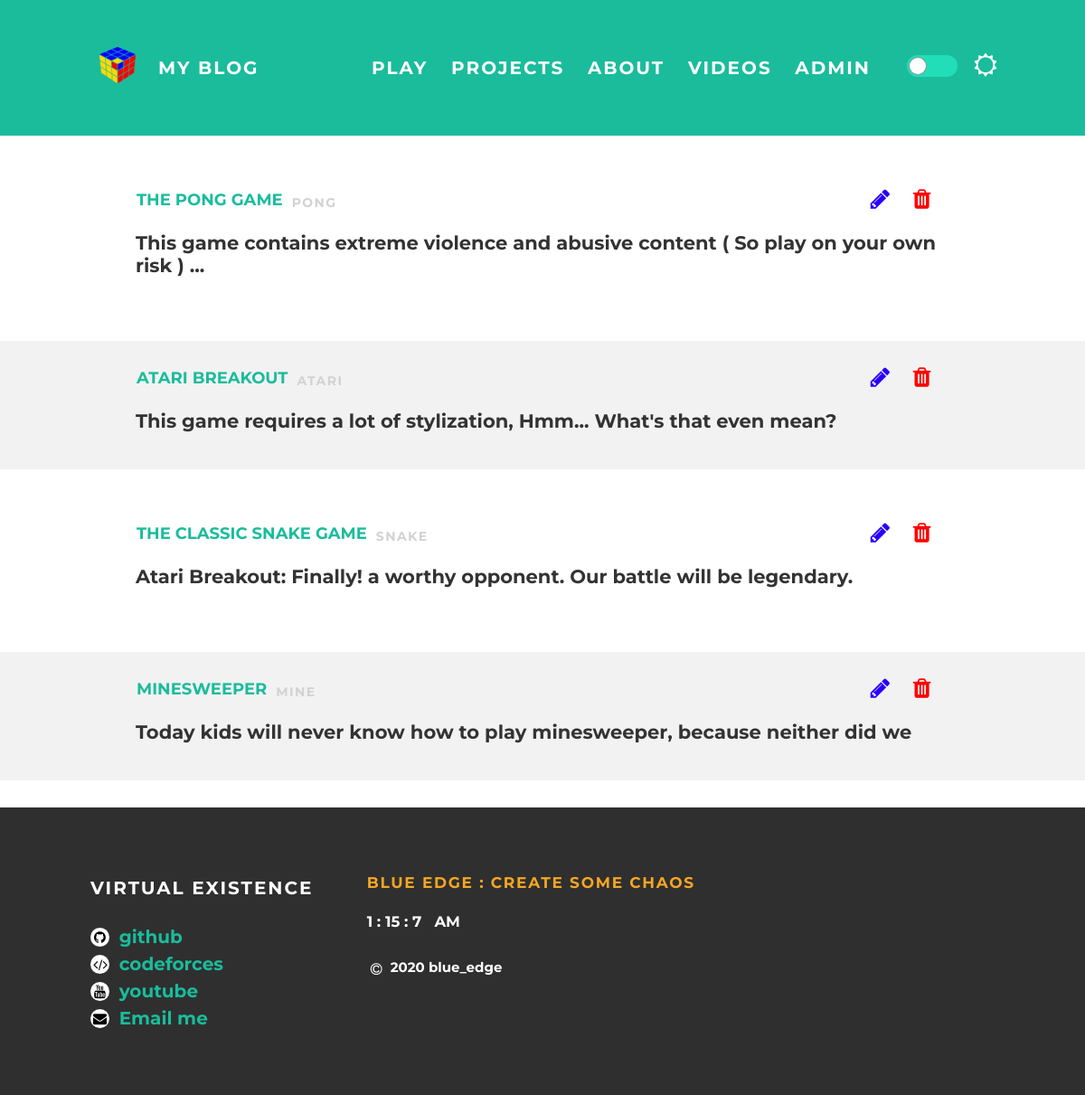
Page /editor on the committed database.
### app.py (models this page shows, shortened)
class Games(db.Model):
    id = db.Column(db.Integer, unique=True, primary_key=True)
    nick = db.Column(db.String(20), nullable=False)
    name = db.Column(db.String(20), nullable=False)
    dis = db.Column(db.String(200), nullable=False)

### app.py (the view)
@app.route('/editor')
def editor():
    games = Games.query.all()
    return render_template('editor.html', games=games)

### templates/editor.html
{%extends "base.html" %}
{%block body%}
<div id="content">
  {% for game in games %}
  <div class="post-container">
    <div class="post" style="padding:20px">
      <div class="post-author" style="float:left;margin:10px;margin-left:-15px;">
        <span style="text-transform: uppercase;">{{game.name}}</span>
      </div>
      <a href="/deletegame/{{game.id}}" type="submit" style="float:right;color:red;" id="icons" class="fa fa-trash" ></a>
      <a href="/editor/{{game.id}}" type="submit" style="float:right;color:#2700ff;" id="icons" class="fa fa-pencil" ></a>
      <p class="post-date" name="nick" style="margin-left:70px">{{game.nick}}</p>
      <h3 class="post-title">{{game.dis}}</h3>
    </div>
  </div>
  {% endfor %}
</div>
{%endblock%}

### static/css/styles.css (style rules this page uses)
.fa { background: white; color: black; padding: 3px; font-size: 15px; width: 15px; text-align: center; text-decoration: none; border-radius: 50%; margin-right: 5px; margin-top: 5px; vertical-align: top; }
body[data-theme="light"] { background-color: white; color: #555; margin: 0; font-family: 'Montserrat', sans-serif; }
.post { max-width: 900px; margin-top: 30px; margin-bottom: 30px; margin-left: auto; margin-right: auto; padding: 60px; border-radius: 15px; transition: 0.5s; }
.post-container { margin: 0 auto; font-size: 18px; font-weight: bold; }
body[data-theme="light"] .post-container:nth-child(even) { background-color: #f2f2f2; }
.post-author span { color: #1abc9c; margin-left: 16px; }
.post-date { color: #D2D2D2; font-size: 14px; font-weight: bold; text-transform: uppercase; letter-spacing: 0.1em; }
body[data-theme="light"] h3 { color: #333; }
p { line-height: 1.5; }
a { color: #1abc9c; text-decoration: none; }
#icons { background-color: inherit; padding: 3px; font-size: 25px; width: 25px; text-align: center; text-decoration: none; border-radius: 50%; margin-right: 15px; margin-top: 5px; vertical-align: top; }

### rows in the picture
Games: name "THE PONG GAME", nick "PONG", dis "This game contains extreme violence and abusive content ( So play on your own risk ) ..."
Games: name "ATARI BREAKOUT", nick "ATARI", dis "This game requires a lot of stylization, Hmm... What's that even mean?"
Games: name "THE CLASSIC SNAKE GAME", nick "SNAKE", dis "Atari Breakout: Finally! a worthy opponent. Our battle will be legendary."
Games: name "MINESWEEPER", nick "MINE", dis "Today kids will never know how to play minesweeper, because neither did we"
